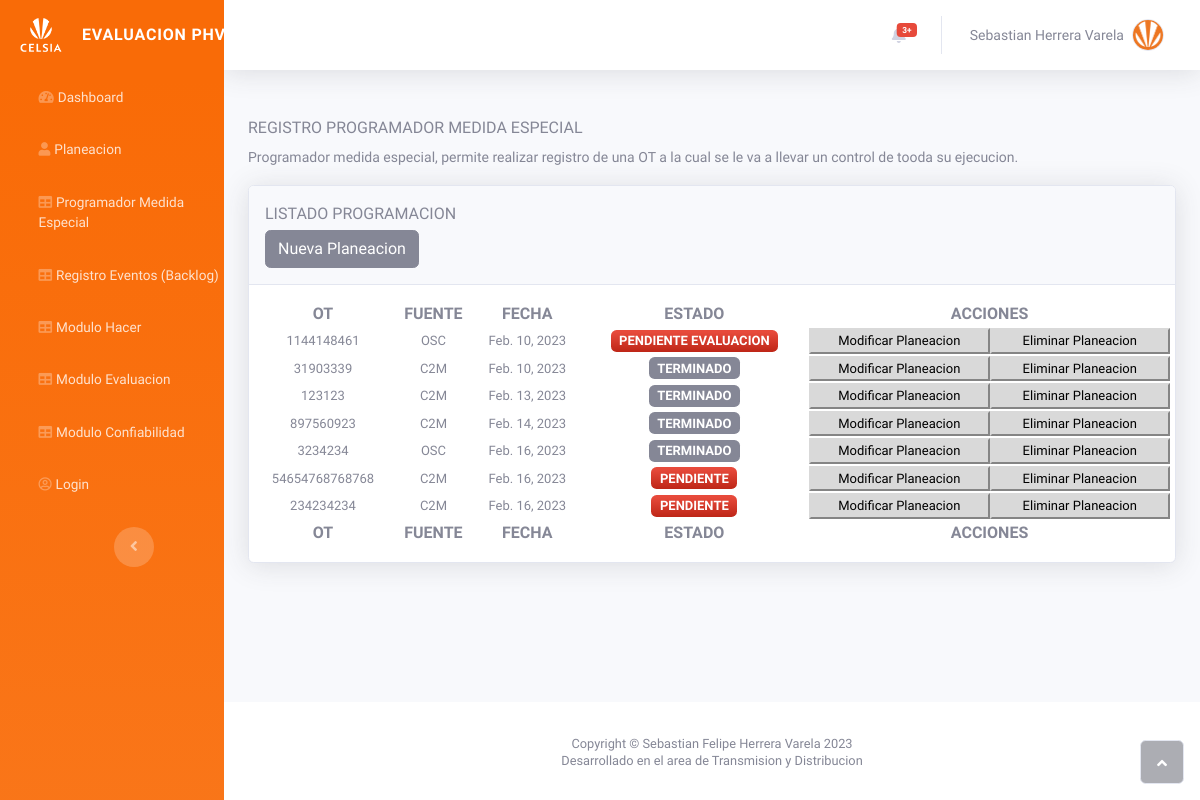
The page /listPlaneacion on the database as committed earlier.
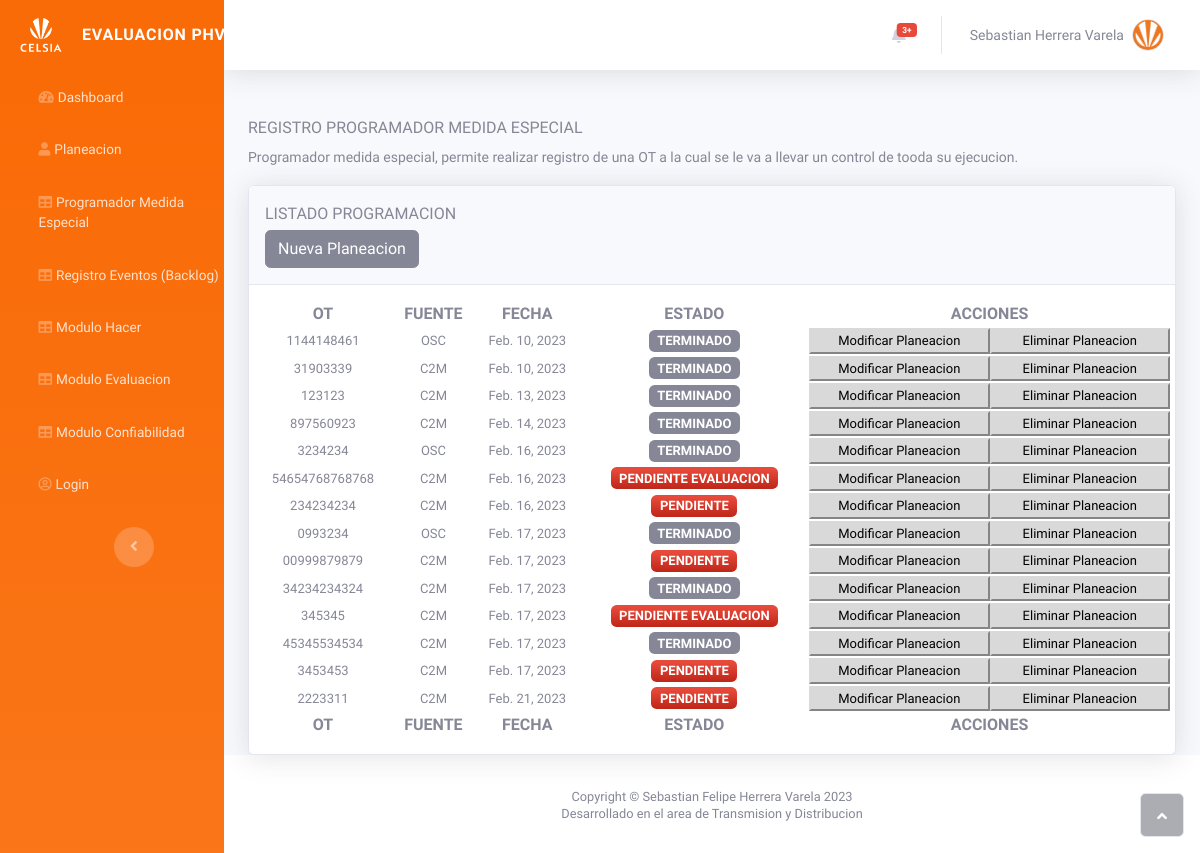
The same page on the database as committed later.
### planeacion/models.py (models this page shows, shortened)
class Planeacion(models.Model):
    orden_trabajo = models.CharField(max_length=20, primary_key=True)
    fuente = models.CharField(max_length=20)
    contrata = models.CharField(max_length=20)
    fecha_programacion = models.DateField()
    estado = models.CharField(max_length=20)

### planeacion/views.py (the view)
# urls.py: path("listPlaneacion", views.listPlaneacion, name="listPlaneacion"),
def listPlaneacion(request):
    listado_planeacion = Planeacion.objects.all()
    return render(request, "planeacion/list_planeacion.html", {"data": listado_planeacion})

### planeacion/templates/planeacion/list_planeacion.html (shortened to what this page needs)
{% extends 'base.html' %}
{% block content %}
<div class="container-fluid mt-5">
    <h6 class="text-dark text-gray-600 text-uppercase">Registro Programador Medida Especial</h6>
    <small class="form-text1">
      Programador medida especial, permite realizar registro de una OT a la cual se le va a llevar un control de tooda su ejecucion.
    </small>
    <div class="card shadow mt-3">
      <div class="card-header py-3">
        <p class="text-primary m-0 text-gray-600 text-uppercase">Listado Programacion</p>
        <div class="input-group mt-1">
          <a class="btn btn-secondary" href="{% url "planeacion:reg_planeacion" %}">Nueva Planeacion</a>
        </div>
      </div>
      <div class="card-body">
        <div class="row">
          <table id="sebastian" class="display responsive nowrap" style="width: 100%">
            <thead>
              <tr>
                <th class="text-uppercase text-center">OT</th>
                <th class="text-uppercase text-center">Fuente</th>
                <th class="text-uppercase text-center">Fecha</th>
                <th class="text-uppercase text-center">Estado</th>
                <th class="text-uppercase text-center">Acciones</th>
              </tr>
            </thead>
            <tbody>
              {% for info in data %}
                <tr>
                  <td class="text-capitalcase text-center">{{ info.orden_trabajo }}</td>
                  <td class="text-capitalcase text-center">{{ info.fuente }}</td>
                  <td class="text-capitalcase text-center">{{ info.fecha_programacion }}</td>
                  {% if info.estado == "TERMINADO" %}
                  <td class="text-capitalcase text-center">
                    <span class="text-capitalcase badge bg-secondary text-center">{{ info.estado }}</span>
                  </td>
                  {% else %}
                  <td class="text-capitalcase text-center">
                    <span class="text-capitalcase badge bg-gradient-danger text-center">{{ info.estado }}</span>
                  </td>
                  {% endif %}
                  <td>
                    <div class="contenedorBotones">
                      <button class="btn-primary botonesFormularios text-center" type="button">Modificar Planeacion</button>
                      <button class="btn-primary botonesFormularios text-center" type="button">Eliminar Planeacion</button>
                    </div>
                  </td>
                </tr>
              {% endfor %}
            </tbody>
            <tfoot>
              <tr>
                <th class="text-uppercase text-center">OT</th>
                <th class="text-uppercase text-center">Fuente</th>
                <th class="text-uppercase text-center">Fecha</th>
                <th class="text-uppercase text-center">Estado</th>
                <th class="text-uppercase text-center">Acciones</th>
              </tr>
            </tfoot>
          </table>
        </div>
      </div>
    </div>
  </div>
{% endblock content %}

Rows that differ between the two databases and show on the page:
changed Planeacion id 1144148461: estado "PENDIENTE EVALUACION" → "TERMINADO"
changed Planeacion id 54654768768768: estado "PENDIENTE" → "PENDIENTE EVALUACION"
added Planeacion: orden_trabajo "0993234", fuente "OSC", fecha_programacion "Feb. 17, 2023", estado "TERMINADO"
added Planeacion: orden_trabajo "00999879879", fuente "C2M", fecha_programacion "Feb. 17, 2023", estado "PENDIENTE"
added Planeacion: orden_trabajo "34234234324", fuente "C2M", fecha_programacion "Feb. 17, 2023", estado "TERMINADO"
added Planeacion: orden_trabajo "345345", fuente "C2M", fecha_programacion "Feb. 17, 2023", estado "PENDIENTE EVALUACION"
added Planeacion: orden_trabajo "45345534534", fuente "C2M", fecha_programacion "Feb. 17, 2023", estado "TERMINADO"
added Planeacion: orden_trabajo "3453453", fuente "C2M", fecha_programacion "Feb. 17, 2023", estado "PENDIENTE"
added Planeacion: orden_trabajo "2223311", fuente "C2M", fecha_programacion "Feb. 21, 2023", estado "PENDIENTE"
